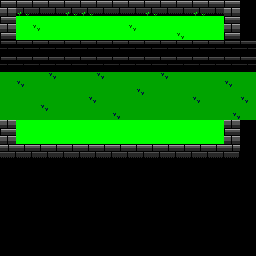

Tiled map render using the project's own tile images. Description and the whole map definition, tile-layer contents included, below:
An orthogonal 32x32 tile map with 8x8 px tiles, 2 tile layers (tm, solids).

<map version="1.9" tiledversion="1.9.1" orientation="orthogonal" renderorder="right-down" width="32" height="32" tilewidth="8" tileheight="8" infinite="0" nextlayerid="3" nextobjectid="1">
 <editorsettings>
  <export target="../../maps/map_01.c" format="gba" />
 </editorsettings>
 <tileset firstgid="1" name="tileset" tilewidth="8" tileheight="8" tilecount="32" columns="8">
  <image source="../imgs/tileset.bmp" width="64" height="32" />
 </tileset>
 <layer id="1" name="tm" width="32" height="32">
  <data encoding="csv">
5,6,7,8,3,4,3,4,7,8,7,8,3,4,3,4,3,4,7,8,3,4,3,4,7,8,3,4,5,6,0,0,
13,14,15,16,11,12,11,12,15,16,15,16,11,12,11,12,11,12,15,16,11,12,11,12,15,16,11,12,13,14,0,0,
5,6,2,2,2,2,2,2,2,2,2,2,2,2,2,2,2,2,2,2,2,2,2,2,2,2,2,2,5,6,0,0,
13,14,2,2,10,2,2,2,2,2,2,2,2,2,2,2,10,2,2,2,2,2,2,2,2,2,2,2,13,14,0,0,
5,6,2,2,2,2,2,2,2,2,2,2,2,2,2,2,2,2,2,2,2,2,10,2,2,2,2,2,5,6,0,0,
13,14,2,2,2,2,2,2,2,2,2,2,2,2,2,2,2,2,2,2,2,2,2,2,2,2,2,2,13,14,0,0,
5,6,2,2,2,2,2,2,2,2,2,20,20,20,20,20,20,20,20,2,2,2,2,2,2,2,2,2,5,6,0,0,
13,14,2,2,2,2,2,2,10,2,28,0,0,0,0,0,0,0,0,27,2,2,2,2,2,2,2,2,13,14,0,0,
5,6,2,2,2,2,2,2,2,2,28,0,0,0,0,0,0,0,0,27,2,2,2,2,2,2,2,2,5,6,0,0,
13,14,2,2,2,2,2,2,2,2,28,0,0,0,0,0,0,0,0,27,2,2,2,2,2,2,2,2,13,14,0,0,
5,6,2,2,2,2,2,2,2,2,28,0,0,0,0,0,0,0,0,27,2,2,2,2,2,2,2,2,5,6,0,0,
13,14,2,2,2,2,2,2,2,2,28,0,0,0,0,0,0,0,0,27,2,2,2,2,2,2,2,2,13,14,0,0,
5,6,2,2,2,2,2,2,2,2,28,0,0,0,0,0,0,0,0,27,2,2,2,10,2,2,2,2,5,6,0,0,
13,14,2,10,2,2,2,2,2,2,2,19,19,19,19,19,19,19,19,2,2,2,2,2,2,2,2,2,13,14,0,0,
5,6,2,2,2,2,2,2,2,2,2,10,2,2,2,2,2,2,2,2,2,2,2,2,2,2,2,2,5,6,0,0,
13,14,2,2,2,2,2,2,2,2,2,2,2,2,2,2,2,2,2,2,2,2,2,2,2,2,2,2,13,14,0,0,
5,6,2,2,2,2,2,2,2,2,2,2,2,2,2,2,2,2,2,2,2,2,2,2,2,2,2,2,5,6,0,0,
13,14,2,2,2,2,2,2,2,2,2,2,2,2,2,2,2,2,2,2,2,2,2,2,2,2,2,2,13,14,0,0,
4,3,4,3,4,3,4,3,4,3,4,3,4,3,4,3,4,3,4,3,4,3,4,3,4,3,4,3,4,3,0,0,
12,11,12,11,12,11,12,11,12,11,12,11,12,11,12,11,12,11,12,11,12,11,12,11,12,11,12,11,12,11,0,0,
0,0,0,0,0,0,0,0,0,0,0,0,0,0,0,0,0,0,0,0,0,0,0,0,0,0,0,0,0,0,0,0,
0,0,0,0,0,0,0,0,0,0,0,0,0,0,0,0,0,0,0,0,0,0,0,0,0,0,0,0,0,0,0,0,
0,0,0,0,0,0,0,0,0,0,0,0,0,0,0,0,0,0,0,0,0,0,0,0,0,0,0,0,0,0,0,0,
0,0,0,0,0,0,0,0,0,0,0,0,0,0,0,0,0,0,0,0,0,0,0,0,0,0,0,0,0,0,0,0,
0,0,0,0,0,0,0,0,0,0,0,0,0,0,0,0,0,0,0,0,0,0,0,0,0,0,0,0,0,0,0,0,
0,0,0,0,0,0,0,0,0,0,0,0,0,0,0,0,0,0,0,0,0,0,0,0,0,0,0,0,0,0,0,0,
0,0,0,0,0,0,0,0,0,0,0,0,0,0,0,0,0,0,0,0,0,0,0,0,0,0,0,0,0,0,0,0,
0,0,0,0,0,0,0,0,0,0,0,0,0,0,0,0,0,0,0,0,0,0,0,0,0,0,0,0,0,0,0,0,
0,0,0,0,0,0,0,0,0,0,0,0,0,0,0,0,0,0,0,0,0,0,0,0,0,0,0,0,0,0,0,0,
0,0,0,0,0,0,0,0,0,0,0,0,0,0,0,0,0,0,0,0,0,0,0,0,0,0,0,0,0,0,0,0,
0,0,0,0,0,0,0,0,0,0,0,0,0,0,0,0,0,0,0,0,0,0,0,0,0,0,0,0,0,0,0,0,
0,0,0,0,0,0,0,0,0,0,0,0,0,0,0,0,0,0,0,0,0,0,0,0,0,0,0,0,0,0,0,0
</data>
 </layer>
 <layer id="2" name="solids" width="32" height="32">
  <data encoding="csv">
0,0,0,0,0,0,0,0,0,0,0,0,0,0,0,0,0,0,0,0,0,0,0,0,0,0,0,0,0,0,0,0,
0,0,0,0,0,0,0,0,0,0,0,0,0,0,0,0,0,0,0,0,0,0,0,0,0,0,0,0,0,0,0,0,
0,0,0,0,0,0,0,0,0,0,0,0,0,0,0,0,0,0,0,0,0,0,0,0,0,0,0,0,0,0,0,0,
0,0,0,0,0,0,0,0,0,0,0,0,0,0,0,0,0,0,0,0,0,0,0,0,0,0,0,0,0,0,0,0,
0,0,0,0,0,0,0,0,0,0,0,0,0,0,0,0,0,0,0,0,0,0,0,0,0,0,0,0,0,0,0,0,
17,18,17,18,17,18,17,18,17,18,17,18,17,18,17,18,17,18,17,18,17,18,17,18,17,18,17,18,17,18,17,18,
25,26,25,26,25,26,25,26,25,26,25,26,25,26,25,26,25,26,25,26,25,26,25,26,25,26,25,26,25,26,25,26,
17,18,17,18,17,18,17,18,17,18,17,18,17,18,17,18,17,18,17,18,17,18,17,18,17,18,17,18,17,18,17,18,
25,26,25,26,25,26,25,26,25,26,25,26,25,26,25,26,25,26,25,26,25,26,25,26,25,26,25,26,25,26,25,26,
9,9,9,9,9,9,29,9,9,9,9,9,29,9,9,9,9,9,9,9,29,9,9,9,9,9,9,9,9,9,9,9,
9,9,29,9,9,9,9,9,9,9,9,9,9,9,9,9,9,9,9,9,9,9,9,9,9,9,9,9,29,9,9,9,
9,9,9,9,9,9,9,9,9,9,9,9,9,9,9,9,9,29,9,9,9,9,9,9,9,9,9,9,9,9,9,9,
9,9,9,9,9,9,9,9,9,9,9,29,9,9,9,9,9,9,9,9,9,9,9,9,29,9,9,9,9,9,29,9,
9,9,9,9,9,29,9,9,9,9,9,9,9,9,9,9,9,9,9,9,9,9,9,9,9,9,9,9,9,9,9,9,
9,9,9,9,9,9,9,9,9,9,9,9,9,9,29,9,9,9,9,9,9,9,9,9,9,9,9,9,9,29,9,9,
0,0,0,0,0,0,0,0,0,0,0,0,0,0,0,0,0,0,0,0,0,0,0,0,0,0,0,0,0,0,0,0,
0,0,0,0,0,0,0,0,0,0,0,0,0,0,0,0,0,0,0,0,0,0,0,0,0,0,0,0,0,0,0,0,
0,0,0,0,0,0,0,0,0,0,0,0,0,0,0,0,0,0,0,0,0,0,0,0,0,0,0,0,0,0,0,0,
0,0,0,0,0,0,0,0,0,0,0,0,0,0,0,0,0,0,0,0,0,0,0,0,0,0,0,0,0,0,0,0,
0,0,0,0,0,0,0,0,0,0,0,0,0,0,0,0,0,0,0,0,0,0,0,0,0,0,0,0,0,0,0,0,
0,0,0,0,0,0,0,0,0,0,0,0,0,0,0,0,0,0,0,0,0,0,0,0,0,0,0,0,0,0,0,0,
0,0,0,0,0,0,0,0,0,0,0,0,0,0,0,0,0,0,0,0,0,0,0,0,0,0,0,0,0,0,0,0,
0,0,0,0,0,0,0,0,0,0,0,0,0,0,0,0,0,0,0,0,0,0,0,0,0,0,0,0,0,0,0,0,
0,0,0,0,0,0,0,0,0,0,0,0,0,0,0,0,0,0,0,0,0,0,0,0,0,0,0,0,0,0,0,0,
0,0,0,0,0,0,0,0,0,0,0,0,0,0,0,0,0,0,0,0,0,0,0,0,0,0,0,0,0,0,0,0,
0,0,0,0,0,0,0,0,0,0,0,0,0,0,0,0,0,0,0,0,0,0,0,0,0,0,0,0,0,0,0,0,
0,0,0,0,0,0,0,0,0,0,0,0,0,0,0,0,0,0,0,0,0,0,0,0,0,0,0,0,0,0,0,0,
0,0,0,0,0,0,0,0,0,0,0,0,0,0,0,0,0,0,0,0,0,0,0,0,0,0,0,0,0,0,0,0,
0,0,0,0,0,0,0,0,0,0,0,0,0,0,0,0,0,0,0,0,0,0,0,0,0,0,0,0,0,0,0,0,
0,0,0,0,0,0,0,0,0,0,0,0,0,0,0,0,0,0,0,0,0,0,0,0,0,0,0,0,0,0,0,0,
0,0,0,0,0,0,0,0,0,0,0,0,0,0,0,0,0,0,0,0,0,0,0,0,0,0,0,0,0,0,0,0,
0,0,0,0,0,0,0,0,0,0,0,0,0,0,0,0,0,0,0,0,0,0,0,0,0,0,0,0,0,0,0,0
</data>
 </layer>
</map>